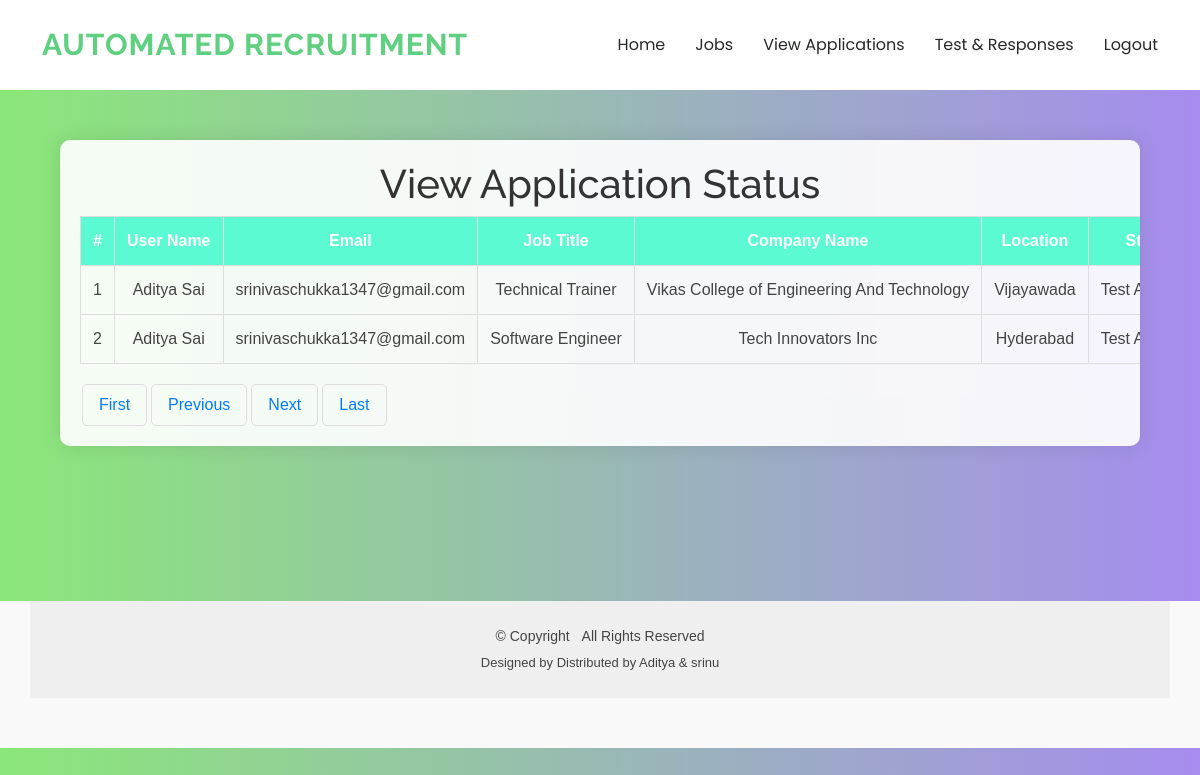
Screenshot of /viewapplications/ (signed in) with the database file from the repository.
### app/models.py (models this page shows, shortened)
class ApplyJob(models.Model):
    jobid = models.ForeignKey(UploadJob, on_delete=models.CASCADE)
    user_id = models.ForeignKey(UserModel, on_delete=models.CASCADE)
    jobappliedat = models.DateTimeField(auto_now_add=True)
    jobstatus = models.CharField(max_length=100, default="Applied")
    resume = models.FileField(upload_to=os.path.join('static/assets', 'Resume'))
    phone = models.IntegerField(null=True)
    textquestion = models.TextField(null=True)
    answer = models.TextField(null=True)
    class Meta:
        db_table = "ApplyJob"  # Specify the table name in the database

class UserModel(models.Model):
    username = models.CharField(max_length=255, unique=True)
    email = models.EmailField(max_length=255, unique=True)
    password = models.CharField(max_length=255)
    class Meta:
        db_table = "UserModel"  # Specify the table name in the database

class UploadJob(models.Model):
    companyname = models.CharField(max_length=100)
    jobtitle = models.CharField(max_length=100)
    jobdescription = models.TextField()
    joblocation = models.CharField(max_length=100)
    salary = models.IntegerField()
    skills = models.TextField()
    job_category = models.CharField(max_length=100, null=True)
    jobcreatedat = models.DateTimeField(auto_now_add=True)
    image = models.FileField(upload_to=os.path.join('static/assets', 'Jobs'))
    jobstatus = models.CharField(max_length=100, default="Active")
    class Meta:
        db_table = "UploadJob"  # Specify the table name in the database

### app/views.py (the view)
# urls.py: path('viewapplications/', views.viewapplications, name='viewapplications'),
def viewapplications(request):
    login = request.session['login']
    email = request.session['email']
    data = ApplyJob.objects.filter(user_id__email=email)
    return render(request, 'viewapplications.html', {'login': login, 'data': data})

### templates/viewapplications.html (shortened to what this page needs)
{% extends "home.html" %}
{% block content %}
<head>
</head>
<body>
<div class="containr">
    <h1>View Application Status</h1>
    <table>
        <thead>
            <tr>
                <th>#</th>
                <th>User Name</th>
                <th>Email</th>
                <th>Job Title</td>
                <th>Company Name</th>
                <th>Location</th>
                <th>Status</th>
            </tr>
        </thead>
        <tbody>
            {% for i in data %}
                <tr>
                    <td>{{ forloop.counter }}</td>
                    <td>{{ i.user_id.username }}</td>
                    <td>{{ i.user_id.email }}</td>
                    <td>{{ i.jobid.jobtitle }}</td>
                    <td>{{ i.jobid.companyname }}</td>
                    <td>{{i.jobid.joblocation}}</td>
                    <td>{{i.jobstatus}}</td>
                </tr>
            {% empty %}
                <tr>
                    <td colspan="8" class="no-records">No Data Available.</td>
                </tr>
            {% endfor %}
        </tbody>
    </table>
    <div class="pagination">
        <a href="?page=1">First</a>
        <a href="?page={% if data.number > 1 %}{{ data.previous_page_number }}{% else %}1{% endif %}">Previous</a>
        <a href="?page={% if data.number < data.paginator.num_pages %}{{ data.next_page_number }}{% else %}{{ data.paginator.num_pages }}{% endif %}">Next</a>
        <a href="?page={{ data.paginator.num_pages }}">Last</a>
    </div>
</div>
{% endblock %}

### templates/viewapplications.html (style rules this page uses)
body { font-family: Arial, sans-serif; background-image: linear-gradient(to right,rgb(139, 231, 121),rgb(166, 140, 238)); background-size: cover; margin: 0; padding: 0; }
.containr { width: 90%; max-width: 1200px; margin: 50px auto; background-color: rgba(255, 255, 255, 0.9); padding: 20px; border-radius: 10px; box-shadow: 0px 0px 20px rgba(0, 0, 0, 0.1); overflow-x: auto; margin-bottom: 155px; }
table { width: 100%; border-collapse: collapse; margin-bottom: 20px; overflow-x: auto; }
th, td { white-space: nowrap; }
h1 { text-align: center; color: #333; }
table { width: 100%; border-collapse: collapse; margin-bottom: 20px; }
table, th, td { border: 1px solid #ddd; }
th, td { padding: 12px; text-align: center; }
th { background-color:rgb(92, 250, 210); color: white; }
.pagination { text-align: center; margin-top: 10px; }
.pagination a { color: #007bff; padding: 8px 16px; text-decoration: none; border: 1px solid #ddd; margin: 0 2px; border-radius: 5px; }

### rows the page displays
ApplyJob: user_id.username "Aditya Sai", user_id.email "srinivaschukka1347@gmail.com", jobid.jobtitle "Technical Trainer", jobid.companyname "Vikas College of Engineering And Technology", jobid.joblocation "Vijayawada", jobstatus "Test…"
ApplyJob: user_id.username "Aditya Sai", user_id.email "srinivaschukka1347@gmail.com", jobid.jobtitle "Software Engineer", jobid.companyname "Tech Innovators Inc", jobid.joblocation "Hyderabad", jobstatus "Test…"
